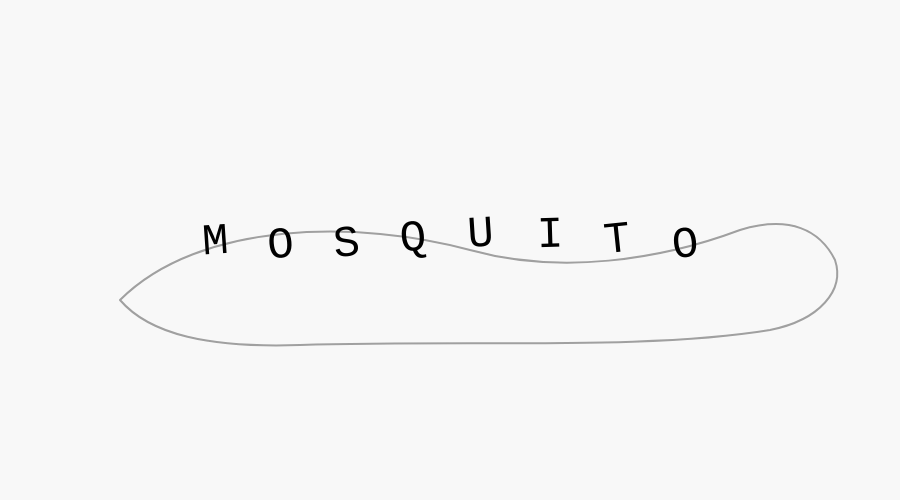
Frame 1 (no input)
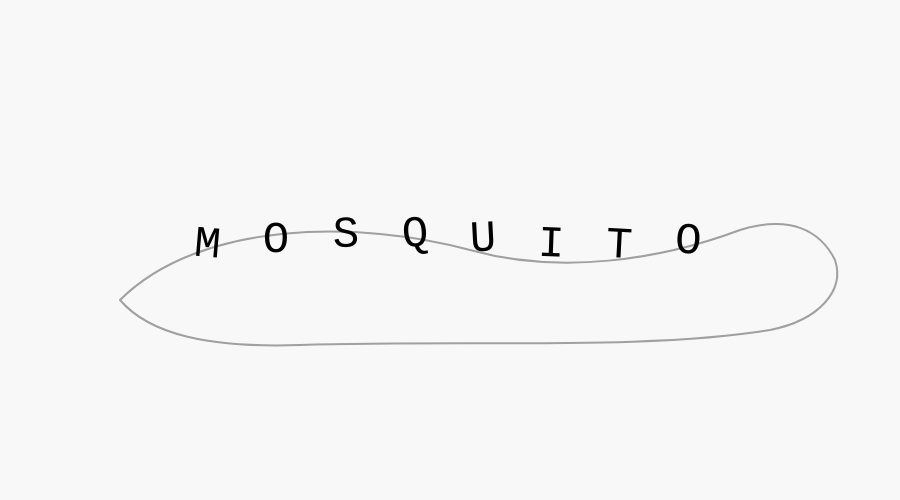
Frame 60 (no input)
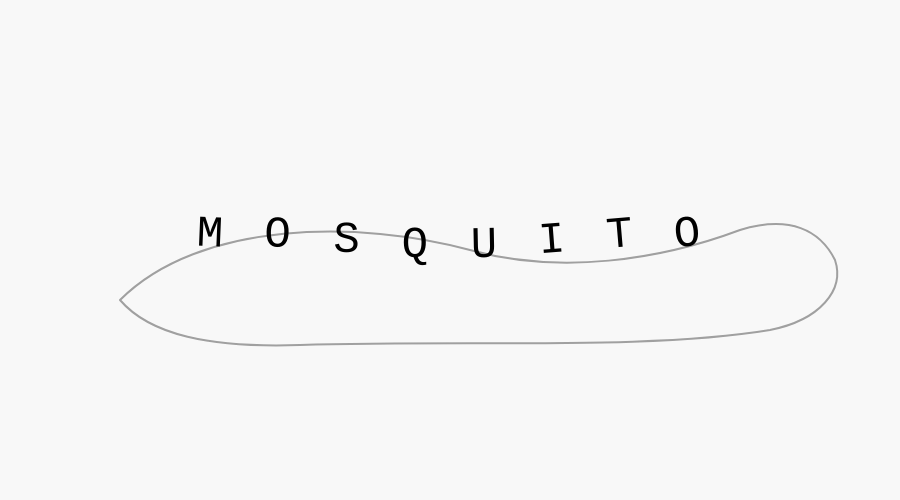
Frame 120 (the mouse pressed at the canvas centre since frame 60)

The p5.js sketch that drew these frames (run headless with seeded random() and noise() and a simulated clock; from frame 60 on, the mouse is pressed at the canvas centre):

// p5.js sketch
// ── sketch.js
let word = "MOSQUITO";

async function setup() {
  createCanvas(900, 500);
  textAlign(CENTER, CENTER);
  textSize(44);
  textFont("monospace");
}

function draw() {
  background(248);

  noFill();
  stroke(160);
  strokeWeight(2);
  beginShape();
  vertex(120, 300);
  bezierVertex(200, 220, 360, 220, 470, 250);
  bezierVertex(560, 275, 660, 260, 740, 230);
  bezierVertex(790, 215, 820, 230, 835, 260);
  bezierVertex(845, 290, 820, 320, 770, 330);
  bezierVertex(650, 350, 470, 340, 300, 345);
  bezierVertex(210, 348, 150, 335, 120, 300);
  endShape();

  fill(0);
  noStroke();

  let gap = 68;
  let start = width / 2 - (word.length - 1) * gap / 2;

  for (let i = 0; i < word.length; i++) {
    let x = start + i * gap;
    let n = noise(i * 0.2, frameCount * 0.03);
    let dx = map(n, 0, 1, -10, 10);
    let dy = sin(frameCount * 0.35 + i) * 6;

    push();
    translate(x + dx, height / 2 + dy - 10);
    rotate(map(noise(i * 0.3 + 50, frameCount * 0.04), 0, 1, -0.25, 0.25));
    text(word[i], 0, 0);
    pop();
  }
}
